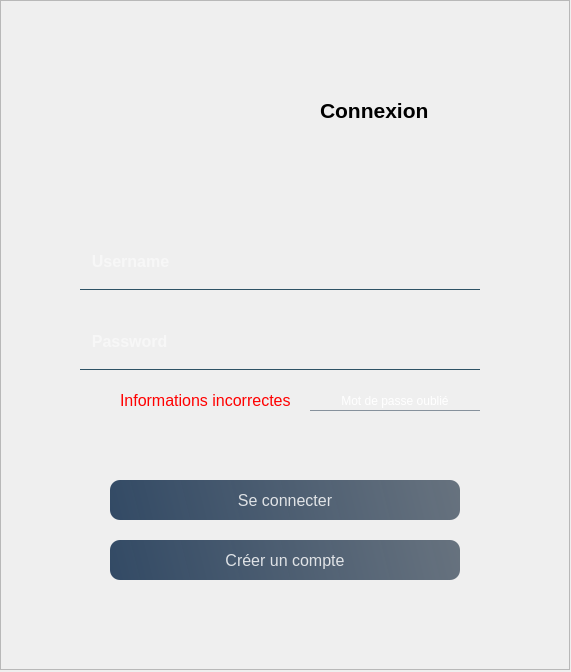
<?xml version="1.0" encoding="UTF-8"?>
<ui version="4.0">
 <class>Form</class>
 <widget class="QWidget" name="Form">
  <property name="geometry">
   <rect>
    <x>0</x>
    <y>0</y>
    <width>571</width>
    <height>672</height>
   </rect>
  </property>
  <property name="windowTitle">
   <string>Form</string>
  </property>
  <widget class="QFrame" name="frame">
   <property name="geometry">
    <rect>
     <x>0</x>
     <y>0</y>
     <width>570</width>
     <height>670</height>
    </rect>
   </property>
   <property name="styleSheet">
    <string notr="true">QPushButton#boutonSeConnecter{	
	background-color: qlineargradient(spread:pad, x1:0, y1:0.505682, x2:1, y2:0.477, stop:0 rgba(20, 47, 78, 219), stop:1 rgba(85, 98, 112, 226));
	color:rgba(255, 255, 255, 210);
	border-radius:10px;
}
QPushButton#boutonSeConnecter:hover{	
	background-color: qlineargradient(spread:pad, x1:0, y1:0.505682, x2:1, y2:0.477, stop:0 rgba(40, 67, 98, 219), stop:1 rgba(105, 118, 132, 226));
}
QPushButton#boutonSeConnecter:pressed{	
	padding-left:5px;
	padding-top:5px;
	background-color:(255, 255, 255, 210);
}


QPushButton#boutonCreerCompte{	
	background-color: qlineargradient(spread:pad, x1:0, y1:0.505682, x2:1, y2:0.477, stop:0 rgba(20, 47, 78, 219), stop:1 rgba(85, 98, 112, 226));
	color:rgba(255, 255, 255, 210);
	border-radius:10px;
}
QPushButton#boutonCreerCompte:hover{	
	background-color: qlineargradient(spread:pad, x1:0, y1:0.505682, x2:1, y2:0.477, stop:0 rgba(40, 67, 98, 219), stop:1 rgba(105, 118, 132, 226));
}
QPushButton#boutonCreerCompte:pressed{	
	padding-left:5px;
	padding-top:5px;
	background-color:rgba(105, 118, 132, 200);
}

QPushButton#boutonMotDePasseOublie{	

	color: #FFFFFF;
	border:1px solid rgba(0, 0, 0, 0);
	border-bottom-color: rgba(105, 118, 132, 200);
}


</string>
   </property>
   <property name="frameShape">
    <enum>QFrame::StyledPanel</enum>
   </property>
   <property name="frameShadow">
    <enum>QFrame::Raised</enum>
   </property>
   <widget class="QLabel" name="fond">
    <property name="geometry">
     <rect>
      <x>10</x>
      <y>10</y>
      <width>550</width>
      <height>650</height>
     </rect>
    </property>
    <property name="styleSheet">
     <string notr="true">border-radius : 20px;
background-image: url(:/images/Fond/fondA.png);</string>
    </property>
    <property name="text">
     <string/>
    </property>
   </widget>
   <widget class="QPushButton" name="boutonSeConnecter">
    <property name="geometry">
     <rect>
      <x>110</x>
      <y>480</y>
      <width>350</width>
      <height>40</height>
     </rect>
    </property>
    <property name="font">
     <font>
      <pointsize>12</pointsize>
     </font>
    </property>
    <property name="text">
     <string>Se connecter</string>
    </property>
   </widget>
   <widget class="QPushButton" name="boutonCreerCompte">
    <property name="geometry">
     <rect>
      <x>110</x>
      <y>540</y>
      <width>350</width>
      <height>40</height>
     </rect>
    </property>
    <property name="font">
     <font>
      <pointsize>12</pointsize>
     </font>
    </property>
    <property name="text">
     <string>Créer un compte</string>
    </property>
   </widget>
   <widget class="QPushButton" name="boutonMotDePasseOublie">
    <property name="geometry">
     <rect>
      <x>310</x>
      <y>390</y>
      <width>170</width>
      <height>21</height>
     </rect>
    </property>
    <property name="font">
     <font>
      <pointsize>9</pointsize>
     </font>
    </property>
    <property name="styleSheet">
     <string notr="true"/>
    </property>
    <property name="text">
     <string>Mot de passe oublié</string>
    </property>
   </widget>
   <widget class="QLabel" name="connexion">
    <property name="geometry">
     <rect>
      <x>320</x>
      <y>80</y>
      <width>200</width>
      <height>60</height>
     </rect>
    </property>
    <property name="font">
     <font>
      <pointsize>16</pointsize>
      <bold>true</bold>
     </font>
    </property>
    <property name="text">
     <string>Connexion</string>
    </property>
   </widget>
   <widget class="QLineEdit" name="username">
    <property name="geometry">
     <rect>
      <x>80</x>
      <y>240</y>
      <width>400</width>
      <height>50</height>
     </rect>
    </property>
    <property name="font">
     <font>
      <pointsize>12</pointsize>
      <bold>true</bold>
     </font>
    </property>
    <property name="styleSheet">
     <string notr="true">background-color:rgba(0, 0, 0, 0);
border:1px solid rgba(0, 0, 0, 0);
border-bottom-color:rgba(46, 82, 101, 255);
color:rgb(255, 255, 255);
font-weight: bold;
padding-bottom:7px</string>
    </property>
    <property name="placeholderText">
     <string>  Username</string>
    </property>
   </widget>
   <widget class="QLineEdit" name="password">
    <property name="geometry">
     <rect>
      <x>80</x>
      <y>320</y>
      <width>400</width>
      <height>50</height>
     </rect>
    </property>
    <property name="font">
     <font>
      <pointsize>12</pointsize>
      <bold>true</bold>
     </font>
    </property>
    <property name="styleSheet">
     <string notr="true">background-color:rgba(0, 0, 0, 0);
border:1px solid rgba(0, 0, 0, 0);
border-bottom-color:rgba(46, 82, 101, 255);
color:rgb(255, 255, 255);
padding-bottom:7px;
font-weight: bold;</string>
    </property>
    <property name="echoMode">
     <enum>QLineEdit::Password</enum>
    </property>
    <property name="placeholderText">
     <string>  Password</string>
    </property>
   </widget>
   <widget class="QLabel" name="image">
    <property name="geometry">
     <rect>
      <x>100</x>
      <y>40</y>
      <width>150</width>
      <height>150</height>
     </rect>
    </property>
    <property name="styleSheet">
     <string notr="true">background-image: url(:/images/Fond/compte.png);</string>
    </property>
    <property name="text">
     <string/>
    </property>
   </widget>
   <widget class="QLabel" name="information">
    <property name="geometry">
     <rect>
      <x>120</x>
      <y>390</y>
      <width>180</width>
      <height>20</height>
     </rect>
    </property>
    <property name="styleSheet">
     <string notr="true">color: red;
font-size: 16px</string>
    </property>
    <property name="text">
     <string>Informations incorrectes</string>
    </property>
   </widget>
   <widget class="QLabel" name="label_2">
    <property name="geometry">
     <rect>
      <x>93</x>
      <y>390</y>
      <width>21</width>
      <height>21</height>
     </rect>
    </property>
    <property name="styleSheet">
     <string notr="true">background-image: url(:/images/Fond/attention.png);</string>
    </property>
    <property name="text">
     <string/>
    </property>
   </widget>
  </widget>
 </widget>
 <resources>
  <include location="resLogin.qrc"/>
 </resources>
 <connections/>
</ui>
